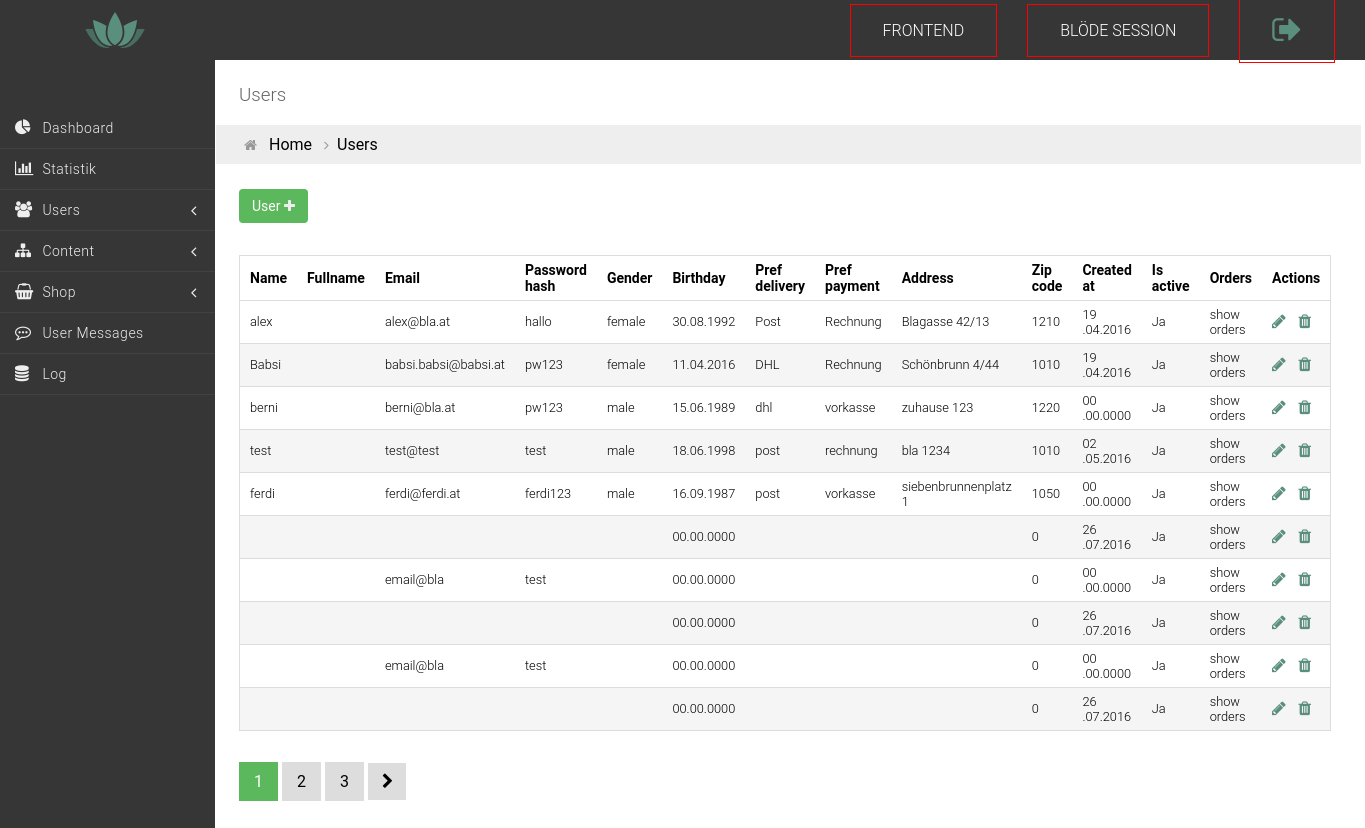
/backend/index.php?page=users, run on the app's committed database.
### tables this page shows
CREATE TABLE IF NOT EXISTS `users` (
  `id` int(11) NOT NULL,
  `_name` varchar(50) NOT NULL,
  `fullname` varchar(100) NOT NULL,
  `email` varchar(70) NOT NULL,
  `password_hash` varchar(100) NOT NULL,
  `gender` varchar(10) NOT NULL,
  `birthday` date NOT NULL,
  `pref_delivery` varchar(40) NOT NULL,
  `pref_payment` varchar(40) NOT NULL,
  `address` varchar(40) NOT NULL,
  `zip_code` int(4) NOT NULL,
  `created_at` timestamp NOT NULL DEFAULT CURRENT_TIMESTAMP,
  `is_active` tinyint(1) NOT NULL DEFAULT '1',
  `deleted_at` timestamp NULL DEFAULT NULL
);

### backend/logic/logic.php (called while the page is built, shortened)
<?php
$total_contents = total_contents($page);
include('views/site_backend.php');

### functions/helpers.php (called while the page is built, shortened)
<?php
function bool_to_word($bool){
    if($bool == 1){
        $word = 'Ja';
    }else{
        $word = 'Nein';
    }
    return $word;
}
function underscore_to_space($input_name){
    $parts = explode("_", $input_name);
    if(count($parts) >= 2 && $parts[0] != "") {
        $input_name_space = str_replace('_', ' ', $input_name);
    }else if (count($parts) == 2 && $parts[0] == ""){
        $input_name_space = substr($input_name,1);
    }else{
        $input_name_space = $input_name;
    }
    return $input_name_space;
}
function date_to_better_date($date){
    $date_arr = explode("-", $date );
    $new_date = implode(array_reverse($date_arr), ".");
    return $new_date;
}

### functions/table_functions.php (the view, shortened to what this page needs)
<?php
function sql_query($table_name, $current_page, $entries_per_page, $order_by, $order_dir){
    global $link;
    $limit_start = $current_page * $entries_per_page - $entries_per_page;
    $sql = "SELECT * FROM " .$table_name ." WHERE deleted_at IS NULL ORDER BY " .$order_by ." " .$order_dir ." LIMIT " .$limit_start .", " .$entries_per_page;
    $result = mysqli_query($link, $sql);
    return $result;
}
function create_table($query, $current_page, $total_pages, $pagination, $dashboard_tablename){
    global $page;
    $table_name = $page;
    $ths = "";
    $tds = "";
    if((!isset($_GET['page']) || $_GET['page'] == 'dashboard') && $dashboard_tablename != NULL) {
        $ths .= "<table class=\"table_backend table_dashboard\">";
    }else{
        $ths .= "<table class=\"table_backend\">";
    }
    $ths .= "<thead>";
    $ths .= "<tr>";
    if(isset($_GET['page']) && $_GET['page'] != 'dashboard') {
        $tds .= " <th>Actions</th>\n\r";
    }
    $tds .= " </tr>\n\r";
    $tds .= " </thead>\n\r";
    $tds .= " <tbody>\n\r";
    $cnt = 0;
    if(mysqli_num_rows($query) > 0) {
        while ($row = mysqli_fetch_assoc($query)) {
            $tds .= "<tr>";
            foreach ($row as $col => $wert) {
                if ($cnt == 0 && $col != 'deleted_at' && $col != 'id' && $page != 'dashboard' ) {
                    $ths .= "<th>" . sort_table($table_name, $col, underscore_to_space($col)) . "</th>";
                }
                if(($col != 'id' && $col != 'deleted_at' && $page != 'dashboard') || ($col != 'deleted_at' && $col != 'id' && $col != 'is_active' && $col != 'created_at' && $col != 'password_hash' && $col != 'zip_code' && $col != 'pic' && strrpos($col, "pref") === false && strrpos($col, "thumb") === false && (!isset($_GET['page']) || $page == 'dashboard' )) ) {
                    if (substr($col, 0, 3) == 'is_' || substr($col, 0, 3) == 'in_') {
                        $tds .= "<td>" . bool_to_word($wert) . "</td>";
                    } elseif (substr($col, -3, 3) == '_at' && $col != 'deleted_at') {
                        $tds .= "<td>" . date_to_better_date(substr($wert, 0, -8)) . "</td>";
                    } elseif (strlen($wert) > 30) {
                        $tds .= "<td>" . truncate($wert) . "</td>";
                    } elseif ($col == 'birthday') {
                        $tds .= "<td>" . date_to_better_date($wert) . "</td>";
                    } else {
                        $tds .= "<td>" . $wert . "</td>";
                    }
                }
            }
            $cnt++;
            if ($table_name == 'users') {
                $tds .= "<td>";
                $tds .= "<a class=\"btn_backend\" href=\"index.php?page=" . $_GET['page'] . "&amp;action=show_orders&amp;id=" . $row['id'] . "\">show orders</a>";
                $tds .= "</td>";
            }
            if(isset($_GET['page']) && $_GET['page'] != 'dashboard') {
                $tds .= "<td>";
                $tds .= "<a class=\"edit small_edit\" href=\"index.php?page=" . $_GET['page'] . "&amp;action=edit&amp;id=" . $row['id'] . "\"><i class=\"fa fa-pencil\" aria-hidden=\"true\"></i></a>";
                $tds .= "<a class=\"delete small_delete\" href=\"index.php?page=" . $_GET['page'] . "&amp;action=delete&amp;id=" . $row['id'] . "\"><i class=\"fa fa-trash\" aria-hidden=\"true\"></i></a>";
                $tds .= "</td>";
                $tds .= "</tr>";
            }
            $return = ['ths' => $ths, 'tds' => $tds];
        }
        echo $return['ths'];
        if ($page == 'users') {
            echo " <th>Orders</th>";
        }
        echo $return['tds'];
        echo "</tbody>\n\r</table>";
        if($pagination === true){
            pagination_backend($_GET['page'], $current_page, $total_pages);
        }
    }else{
        echo "<h4 class='zero-entries'>Derzeit keine Einträge vorhanden!</h4>";
    }
}
function total_contents($table_name) {
    global $link;
    if(isset($_GET['page']) && $_GET['page'] != 'dashboard') {
        $sql = "SELECT COUNT(*) as total_count FROM " . $table_name . " WHERE deleted_at IS NULL";
        $result = mysqli_query($link, $sql);
        return mysqli_fetch_assoc($result)["total_count"];
    }
}
function pagination_backend($site, $current_page, $total_pages) {
    $start = max($current_page-2, 1);
    $end = min($current_page+2, $total_pages);
    if($total_pages > 0) {
        for ($i=$start; $i <= $end; $i++) {
            include("views/pagination/pagination_link.php");
        }
        if($current_page != $total_pages) {
            $next = $current_page+1;
            include("views/pagination/pagination_last_link.php");
        }
    }
}
function sort_table($site, $column, $anchor) {
    $order_dir = isset($_GET["order_dir"]) && $_GET["order_dir"] == "desc" ? "asc" : "desc";
    $anchor = ucfirst($anchor);
    $output = <<<HEREDOC
<a href="?page=$site&order_by=$column&order_dir=$order_dir">$anchor</a>
HEREDOC;
    return $output;
}

### backend/header.php (shortened to what this page needs)
<!DOCTYPE html>
<html lang="de" class="html_backend">
<head>
    <link rel="stylesheet" href="../css/styles.css">
    <link rel="stylesheet" href="../font/fontawesome/css/font-awesome.min.css">
</head>
<body class="body_backend">
<header class="header_backend">
    <div class=" logo_wrapper">
        <h1 class="logo">
            <a href="index.php?page=dashboard">
            </a>
        </h1>
    </div>
        <ul class="nav_header_backend">
            <li><a href="../index.php?page=home">Frontend</a></li>
            <li><a href="#">Blöde SeSSIOn</a></li>
            <li><a href="../index.php?page=home&amp;action=logout"><i class="fa fa-sign-out logout" aria-hidden="true"></i></a></li>
        </ul>
</header>
<div class="backend_wrapper">
    <nav class="nav_backend" >
        <ul class="sidebar">
            <li>
                    <a href="index.php?page=dashboard">
                        <i class="fa fa-pie-chart"></i><span class="title">Dashboard</span>
                    </a>
            </li>
            <li>
                <a href="index.php?page=statistik">
                    <i class="fa fa-bar-chart"></i><span class="title">Statistik</span>
                </a>
            <li>
                <a href="">
                    <i class="fa fa-users"></i><span class="title">Users</span>
                </a>
            </li>
            <li>
                <a href="">
                    <i class="fa fa-sitemap"></i><span class="title">Content</span>
                </a>
            </li>
            <li>
                <a href="">
                    <i class="fa fa-shopping-basket"></i><span class="title">Shop</span>
                </a>
            </li>
            <li>
                <a href="index.php?page=user_messages">
                    <i class="fa fa-commenting-o"></i><span class="title">User Messages</span>
                </a>
            <li>
                <a href="index.php?page=log">
                    <i class="fa fa-database"></i><span class="title">Log</span>
                </a>
            </li>
        </ul>
    </nav>

### backend/index.php (shortened to what this page needs)
<?php
$views  = ('views/');
$entries_per_page = 10;
$current_page = isset($_GET['site']) ? $_GET["site"] : 1;
$page = isset($_GET["page"]) ? $_GET["page"] : "dashboard";
$order_by = isset($_GET['order_by']) ? $_GET["order_by"] : "id";
include('header.php');
include("../functions/table_functions.php");
include("../functions/form_functions.php");
include('../functions/helpers.php');
if( ! isset($_GET['page']) || $_GET['page'] == 'dashboard' ){
    $views .= $page .".php";
    include('logic/logic.php');
}elseif($page == "statistik"){
    $views .= $page .".php";
    include($views);
}else{
    if($page != 'dashboard'){
        include('logic/logic.php');
    }
}
include('footer.php');

### backend/views/backend_crumbs.php
<?php
if(!isset($_GET['page']) ){
    $crumb = "Dashboard";
}else{
    $crumb = $_GET['page'];
}
?>
<section class="content-wrapper_backend">
    <h3 class="main-hl_backend"><?php echo ucfirst($crumb); ?></h3>
        <div class="page-bar">
            <ul class="page-breadcrumb">
                <li>
                    <i class="fa fa-home"></i>
                    <a href="index.html">Home</a>
                    <i class="fa fa-angle-right"></i>
                </li>
                <li>
                    <a href="#"><?php echo ucfirst($crumb); ?></a>
                </li>
            </ul>
        </div>

### backend/views/site_backend.php (shortened to what this page needs)
<?php
include('backend_crumbs.php');
if(isset($_GET['page'])) {
    $page_name = ucfirst($_GET['page']);
}else{
    $page_name = ucfirst('dashboard');
}
                    $new_item = substr($page_name, 0, -1);
                    $new_item .=" <i class=\"fa fa-plus\" aria-hidden=\"true\"></i> ";
?>
<?php
if(isset($_GET['page']) && $_GET['page'] != 'dashboard') {
echo "<a class=\"btn_table\" href=\"index.php?page=".$_GET['page']."&amp;action=new\">".$new_item."</a>";
}
?>
    <?php include('table.php'); ?>
</section>

### backend/views/table.php
<?php
        if($page == 'dashboard'){
            $dashboard_tables = array('users', 'orders', 'products', 'content', 'employees');
            for($i = 0; $i<count($dashboard_tables); $i++){
                $query = sql_query($dashboard_tables[$i], $current_page, 5, $order_by, $order_dir);
                if($query && mysqli_num_rows($query) > 0){
                    create_table($query, $current_page, $total_pages, false, $dashboard_tables[$i]);
                }
            }
        }else{
            $query = sql_query($page, $current_page, $entries_per_page, $order_by, $order_dir);
            create_table($query, $current_page, $total_pages,true, NULL);
        }
    ?>

### backend/views/pagination/pagination_link.php
<?php if($i == $current_page): ?>
  <span class="current pagination"><?php echo $i ?></span>
<?php else: ?>
  <a href="?<?php echo http_build_query(array_merge($_GET, array('site' => $i))); ?>" class="pagination"><?php echo $i ?></a>
<?php endif; ?>

### backend/views/pagination/pagination_last_link.php (shortened to what this page needs)
<?php
$location = "?page=".$site."&site=".$next."";
?>
<a href='<?php echo $location; ?>'><i class='fa fa-chevron-right pagination' aria-hidden='true'></i></a>

### backend/footer.php (shortened to what this page needs)
        </div>
    </body>
</html>

### css/styles.css (style rules this page uses)
* { font-family: 'Roboto', Helvetica, Verdana, sans-serif; box-sizing: border-box; margin: 0; padding: 0; list-style: none; text-decoration: none; }
html { position: relative; min-height: 100%; }
a { color: inherit; }
.logo, .cart { width: 60px; height: 50px; text-indent: -99999px; background-repeat: no-repeat; background-position: center; }
.logo { margin-left: 50px; background-image: url(../img/logo.svg); background-size: cover; }
.logo a, .cart a { display: block; height: 100%; }
.logout { font-size: 200% !important; color: #5a8e7d; }
.delete, .edit { width: 20px; height: 20px; margin-right: 2px; //text-indent: -99999px; background-repeat: no-repeat; background-position: center; background-size: contain; }
.delete { //background-image: url('../img/icons/close.svg'); }
.edit { margin-right: 1em; //background-image: url('../img/icons/wrench75.svg'); }
.edit i { color:#5a8e7d; font-size:16px; }
.delete i { color:#5a8e7d; font-size:16px; }
.small_delete, .small_edit { width: 15px; height: 15px; }
.header_backend { display: flex; width: 100%; height: 60px; background-color: #363636; justify-content: space-between; align-items: center; }
.nav_header_backend { display: flex; align-items: center; }
.nav_header_backend li { font-weight: 300; display: flex; flex-direction: column; margin-right: 30px; text-transform: uppercase; justify-content: center; }
.nav_header_backend a { height: 100%; padding: 1em 2em; transition: all 0.2s ease-in-out; color: white; border: 1px solid red; }
.logo_wrapper { display: flex; width: 180px; justify-content: center; }
.backend_wrapper { display: flex; width: 100vw; height:100%; }
.body_backend, .html_backend { height: 100%; padding: 0; margin: 0; }
.nav_backend { font-size: 0.9em; font-weight: 300; min-width: 215px; height: 100%; letter-spacing: 0.5px; background-color: #363636; }
.nav_backend .sidebar { margin-top:3.3em; }
.nav_backend li { display: block; margin: 0; padding: 0; border: 0px; border-bottom: 1px solid #414247; }
.nav_backend li a, i { color: #eee; }
.nav_backend li a { height:40px; display: block; position: relative; margin: 0; padding: 10px 13px 10px 15px; text-decoration: none; font-size: 14px; font-weight: 300; line-height:21px; }
.nav_backend li i { font-size: 16px; margin-right: 5px; line-height: 14px; width:1.4em; }
.nav_backend li .title { font-size: 14px; font-weight: 300; }
.content-wrapper_backend { width: 100%; padding: 1.5em; }
.main-hl_backend { display: flex; margin-bottom: 1em; padding: 0; justify-content: flex-start; font-weight: 300; color: #666; }
.page-bar { border: 0; padding: 0px; background-color: #eee; margin-bottom: 25px; margin-left: -23px; margin-right: -20px; padding-left: 10px; padding-right: 20px; }
.page-breadcrumb { display:flex; padding: 10px; }
.page-breadcrumb li i { padding:0 8px; }
.page-bar i { color: #999; font-size: 14px; text-shadow: none; }
.table_backend { border: 1px solid #dddddd; margin-top:30px; width:99%; margin-bottom: 2em; margin: 2em 0; border-spacing: 0.5rem; border-collapse: collapse; }
.table_backend th, .table_backend td { font-size: 0.8em; padding: 6px 10px 6px; }
.table_backend th { //font-weight: 400; font-size: 14px; font-weight: 600; text-align: left; height:40px; }
.table_backend td { font-weight: 300; }
.table_backend tr:nth-child(2n) { background-color: #f5f5f5; }
.table_backend tr { border: 1px solid #dddddd; height:40px; }
.content-wrapper_backend .fa-chevron-right { padding: 10px 13px 11px 14px !important; }
.btn_table { color: #fff; background-color: #5cb85c; border-color: #4cae4c; display: inline-block; padding: 6px 12px; margin-bottom: 0; font-size: 14px; font-weight: 400; line-height: 1.42857143; text-align: center; white-space: nowrap; vertical-align: middle; cursor: pointer; -webkit-user-select: none; -moz-user-select: none; -ms-user-select: none; user-select: none; background-image: none; border: 1px solid transparent; border-radius: 4px; }
.pagination { padding: 10px 15px; border-color: #dddddd; color:black; background-color:#ddd; }
.current { background:#5cb85c; color:white; }

### data on the page
users: _name "alex alex@bla.at hallo female Post Rechnung Blagasse 42/13 1210", birthday "30.08.1992", created_at "19 .04.2016", is_active "Ja"
users: _name "Babsi babsi.babsi@babsi.at pw123 female DHL Rechnung Schönbrunn 4/44 1010", birthday "11.04.2016", created_at "19 .04.2016", is_active "Ja"
users: _name "berni berni@bla.at pw123 male dhl vorkasse zuhause 123 1220", birthday "15.06.1989", created_at "00 .00.0000", is_active "Ja"
users: _name "test test@test test male post rechnung bla 1234 1010", birthday "18.06.1998", created_at "02 .05.2016", is_active "Ja"
users: _name "ferdi ferdi@ferdi.at ferdi123 male post vorkasse siebenbrunnenplatz 1 1050", birthday "16.09.1987", created_at "00 .00.0000", is_active "Ja"
users: birthday "00.00.0000", zip_code "0", created_at "26 .07.2016", is_active "Ja"
users: email "email@bla test 0", birthday "00.00.0000", created_at "00 .00.0000", is_active "Ja"
users: birthday "00.00.0000", zip_code "0", created_at "26 .07.2016", is_active "Ja"
users: email "email@bla test 0", birthday "00.00.0000", created_at "00 .00.0000", is_active "Ja"
users: birthday "00.00.0000", zip_code "0", created_at "26 .07.2016", is_active "Ja"

### other printed values
$crumb "Users"
$new_item "User"
$anchor "Name Fullname Email Password hash Gender Birthday Pref delivery Pref payment Address Zip code Created at Is active"
$i "1"
$i "2"
$i "3"
